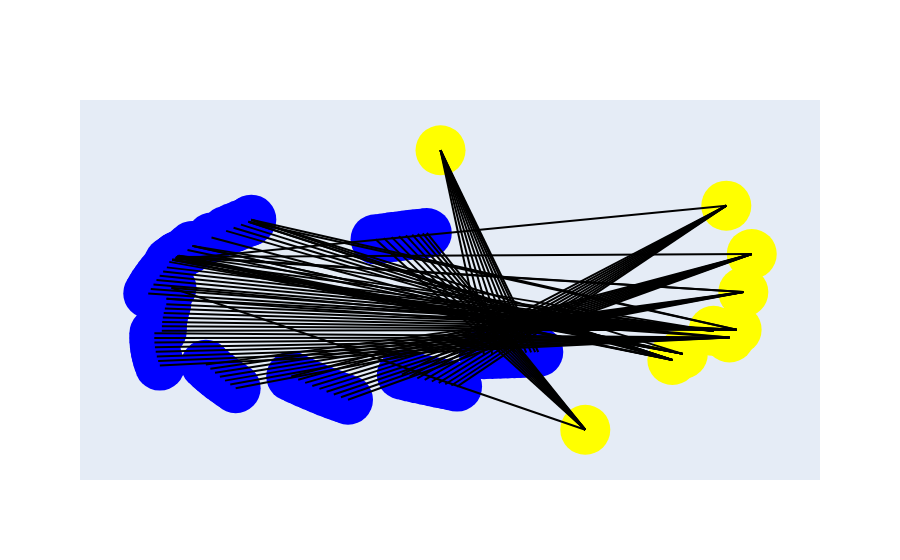

Notebook code cell kept with this figure:
### Code cell
import networkx as nx
import plotly.graph_objects as go
import numpy as np

# Sample Data (Replace with your actual data)
data = {
    'IPO': ipo,
    'Energy Policies and Renewable Energy': ep,
    'Government Regulations and Policies': gr,
    'Healthcare Policies and Regulations': hp,
    'Infrastructure Development and Investments': idi,
    'Market Technology': mt,
    'Environmental, Social, and Governance (ESG) Investing': esg,
    'Climate Change and Market Impacts': cc,
    'Pharma': p,
    'Automobiles': au
    
}

# Create NetworkX graph 
G = nx.DiGraph()

# Add head nodes from data
for head_node in data:
    G.add_node(head_node)

# Add titles and edges
for head_node, titles in data.items():
    for title in titles:
        G.add_node(title)
        G.add_edge(head_node, title, weight=3)

# Layout 
pos = nx.kamada_kawai_layout(G,weight='weight') 

# Convert positions for Plotly
plotly_pos = {node: np.array(pos[node]) for node in G.nodes()}

# Create Plotly figure
fig = go.Figure()

# Add nodes
fig.add_trace(go.Scatter(x=[pos[0] for pos in plotly_pos.values()],
                         y=[pos[1] for pos in plotly_pos.values()],
                         mode='markers',
                         text=list(G.nodes()),
                         textposition='bottom center',
                         marker=dict(size=50,color=['yellow' if node in data else 'blue' 
                                            for node in G.nodes()])
                         ))

# Add edges
for edge in G.edges:
    x0, y0 = plotly_pos[edge[0]]
    x1, y1 = plotly_pos[edge[1]]
    fig.add_trace(go.Scatter(x=[x0, x1], y=[y0, y1],
                             mode='lines',
                             line=dict(color='black', width=2),
                             hoverinfo='none')) 

# Customize layout 
fig.update_layout(showlegend=False,
                  xaxis=dict(visible=False), yaxis=dict(visible=False))

fig.show()

### Figure 1 — Plotly figure (JSON) as saved in the notebook; plotly's stock layout.template omitted (floating-point values rounded to 4 significant figures)
{"data": [{"marker": {"color": ["yellow", "yellow", "yellow", "yellow", "yellow", "yellow", "yellow", "yellow", "yellow", "yellow", "blue", "blue", "blue", "blue", "blue", "blue", "blue", "blue", "blue", "blue", "blue", "blue", "blue", "blue", "blue", "blue", "blue", "blue", "blue", "blue", "blue", "blue", "blue", "blue", "blue", "blue", "blue", "blue", "blue", "blue", "blue", "blue", "blue", "blue", "blue", "blue", "blue", "blue", "blue", "blue", "blue", "blue", "blue", "blue", "blue", "blue", "blue", "blue", "blue", "blue", "blue", "blue", "blue", "blue", "blue", "blue", "blue", "blue", "blue", "blue", "blue", "blue", "blue", "blue", "blue", "blue", "blue", "blue", "blue", "blue", "blue", "blue", "blue", "blue", "blue", "blue", "blue", "blue", "blue", "blue", "blue", "blue", "blue", "blue"], "size": 50}, "mode": "markers", "text": ["IPO", "Energy Policies and Renewable Energy", "Government Regulations and Policies", "Healthcare Policies and Regulations", "Infrastructure Development and Investments", "Market Technology", "Environmental, Social, and Governance (ESG) Investing", "Climate Change and Market Impacts", "Pharma", "Automobiles", "23 Mind-boggling Oligarchs Statistics to Know in 2024", "क्या फिर टाटा ग्रुप मचाएगा IPO मार्केट में धमाल? खबर आते ही शेयर बनने लगे रॉकेट", "Baron Capital ups Swiggy’s valuation; new antitrust law fine print", "ETMarkets SME Talk: Kulbhushan Parashar shares the secret of turning SME companies into multibaggers", "Tata Sons trying to avoid IPO. Is it Ok Tata Bye Bye for multi-billion-dollar rally?", "JM Financial says will fully cooperate with Sebi in probe into public issue of debt securities", "Pratham EPC Projects IPO: 11 मार्च से लगा सकेंगे पैसा, ग्रे मार्केट में अभी से भाग रहा शेयर", "Peak XV, Tiger Global’s Meesho plans; consumer brand deals lure tech VCs", "Tata Sons looking at debt rejig to avoid IPO next year", "Inside Air NZ’s stripped-back alternative to Auckland Airport’s $3.9b terminal plan", "Green Hydrogen Market Analysis to 2033: Solar Energy Poised to Dominate the Global Market as Cost Reductions Drive Economic Viability", "Concentrated Solar Power Market to Reach $12.01 Billion by 2030 Owing to Rise in Demand for Clean Energy Sources | Says Coherent Market Insights", "A Technocratic War on Farmers, Oil Dependency, and Homemade Apple Pie", "BlackRock World Mining Trust Plc - Final Results", "Australian homes are getting bigger and bigger, and it's wiping out gains in energy efficiency", "Kerry: China Says It Might Not Use Coal Plants It’s Building, Have to Spend Trillions a Year to Hit Climate Goals", "Mining Global Market Report 2024", "Australian homes are getting bigger and bigger, and it’s wiping out gains in energy efficiency", "Teleperformance: 2023 Annual Results: Profitable Growth and Strong Cash Flow", "Plant-based Meals Market size to exceed $230.84 bn by 2032, Says Global Market Insights Inc.", "China Market Update: “Two Sessions” Drives Technology & Healthcare Rally, Defending PDD & TikTok, Week In Review", "Goat Cheese Market to Reach $9.2 billion, Globally, by 2032 at 4.5% CAGR: Allied Market Research", "Sales of Global Plug-in Hybrid Electric Vehicles (PHEVs) are projected to grow at a CAGR of 17.9% by 2034.", "India's healthcare care innovation market to double to $60 billion by FY28, says new report", "Altisource Announces Fourth Quarter and Full Year 2023 Financial Results", "Keratin Products Market Expected to Reach $3.4 Billion, Globally, by 2032 at 6.1% CAGR—Allied Market Research", "Turning Machine Learning to Federated Learning in Minutes with NVIDIA FLARE 2.4", "Earnings call: Flywire reports robust Q4 and FY 2023 financials", "Cyber Insurance Market Size to Reach Revenue Worth US$68.2 Bn by 2030-end, Forecasts Fairfield Market Research", "Global Account Reconciliation Software Market Size is Estimated to Reach USD 6930 million by 2030, Growing at a CAGR of 14.8%: Straits Research", "India Construction Equipment Market Share Analysis & Growth Forecasts to 2029: Increasing Government Spending on Construction and Infrastructure Development", "[Latest] Global Photo Printing and Merchandise Market Size/Share Worth USD 28.2 Billion by 2032 at a 3.2% CAGR: Custom Market Insights (Analysis, Outlook, Leaders, Report, Trends, Forecast, Segmentation, Growth, Growth Rate, Value)", "India’s business knowledge gained from IT, ITES clients will be its strength in the AI world", "Mining Explosives and Systems Market to Reach USD 328.1 billion by 2031, Expanding at a CAGR of 3.3%: Report by Transparency Market Research, Inc.", "Leak Detection Market to Reach $8.2 Billion, Globally, by 2032 at 5.6% CAGR: Allied Market Research", "Medical Waste Management Market Worth $12.2 billion | MarketsandMarkets™", "Cold Chain Logistics Market Size to Grow USD 877710 Million by 2030 at a CAGR of 14.8% | Valuates Reports", "Global Carbon Steel Market to Reach $1,284.51 Billion by 2030 Owing To the Rapid Infrastructure Development Activities in Demand for Shipbuilding Industry | Says Coherent Market Insights", "Global tech firms likely to lead India’s local AI compute charge", "PM Modi to inaugurate BGPL, to boost energy sector in Northeast", "AI (Artificial Intelligence) in Mental Health Market Size/Share Envisaged to Reach USD 10,334.09 Million By 2032, at 30.8% CAGR: Polaris Market Research", "GPU access to power up India’s AI play: experts", "Even if the industry achieves half the govt. target for electric vehicle penetration by 2030, overall EV annual sales would touch 12-15 lakh units: BYD India", "After Contactless, The Next Big Thing In Retail Payments Is A2A", "New-age consumer brands pulling in funds, tech no bar; and other top stories this week", "Hayward: China Joe Biden Avoids Any Offense to Beijing in State of the Union", "India to build a 10,000-GPU supercomputer for autarchic AI development", "'Iss chunaav mein bhi safai hone wali hai,' says Prime Minister Modi in dig at Opposition", "Asia-Pacific Small Caliber Ammunition Market Analysis and Forecast Report 2023-2024 and 2033 Featuring Australian Munitions, Hughes Precision Manufacturing, and POONGSAN - ResearchAndMarkets.com", "Pension Funds Market to Reach $109.1 trillion, Globally, by 2032 at 5.5% CAGR: Allied Market Research", "Genpact Limited (NYSE:G) Shares Purchased by Truist Financial Corp", "Bank of Nova Scotia Sells 3,104 Shares of Genpact Limited (NYSE:G)", "Tower Research Capital LLC TRC Buys 7,189 Shares of Genpact Limited (NYSE:G)", "Alliance Trust : Full Results Announcement 2023", "Alliance Trust PLC - Final Results", "Global Corporate Governance Trends for 2024", "Vietnam 2024 rice exports seen falling, India prices strike record high", "Vivendi: Strong Growth in Results in 2023", "Capita Plc - Full Year Results 2023", "Textile Recycling Market projected to reach USD 11.3 Billion by 2030, growing at a CAGR of 6.5% during the forecast period of 2023-2030 - pronounced by MarketDigits in its recent study", "Down on the farm, the beef industry inches toward sustainability", "EFFECTIVE MEASURES TO TACKLE AIR POLLUTION", "Global Confectionery Market Size is Estimated to Reach USD 421.05 billion by 2031, Growing at a CAGR of 3.9%: Straits Research", "Low-carbon governance, fiscal decentralization, and enterprise green development: Evidence from China", "What the SEC climate disclosure rule may mean for investors", "The History of Public Health Colonialism ⋆ Brownstone Institute", "AstraZeneca bets on licencing deals, public-private partnerships for India growth", "Novo Nordisk mejorará su terapia contra la obesidad dentro de seis años", "Stick Packaging Market Size Anticipated to Hit USD 547.63 Mn by 2032", "Global Paracetamol IV Market to reach USD 1,575.45 million by 2030 - By Indication (Pain, Pyrexia/Fever), Application (Non-surgical, Surgical), End-use - Forecast 2024-2030", "Lupin : March 8, 2024 Lupin Appoints Rakesh Bhardwaj as Chief Information Officer", "Top Content Providers With AI Tools Expertise In 2024", "India-EFTA set to sign trade deal on March 10", "Analiză: Prețurile mondiale la alimente au scăzut și în luna februarie, grație degringoladei cotațiilor la cereale", "Govt directs 4 sectors to provide detailed info on warranty, service centres", "Torrent Gas announces reduction in CNG prices by Rs 2.50 per kg across all locations", "Global Urethane Coatings Market Size is Poised to Reach USD 33.74 Billion by 2032 | Asia Pacific is the Epicenter of the Urethane Coatings Boom Says Astute Analytica", "Book review of “Chip War” and the Fragility of microchips", "Research on energy-saving control of agricultural hybrid tractors integrating working condition prediction", "Global Smart Fleet Management Market Size is Estimated to Reach USD 201,353 million by 2030, Growing at a CAGR of 16.3%: Straits Research", "Fifth-Wheel Coupling Market Forecasted to Reach USD 870.1 million by 2031, with a 4.3% CAGR: Transparency Market Research, Inc.", "Chief Minister Eknath Shinde reinforces Maharashtra's trillion-dollar economic trajectory at the 2024", "Australia and Vietnam upgrade relations, to begin talks on critical minerals", "Semiconductor Woes Could Dampen Auto Industry's Road to Recovery"], "textposition": "bottom center", "type": "scatter", "x": [0.5493, 0.7363, 0.7588, 0.8246, 0.8743, 0.859, 0.8888, 0.9069, 0.8522, 0.2384, -0.3395, 0.209, 0.2003, 0.1898, 0.1777, 0.1641, 0.1494, 0.1335, 0.1166, 0.09884, -0.168, -0.1742, -0.3376, -0.3287, -0.1742, -0.1902, -0.2061, -0.222, -0.3273, -0.2534, -0.2947, -0.2914, -0.305, -0.3242, -0.3314, -0.3442, -0.3494, -0.3573, -0.3647, -0.3717, -0.3781, -0.384, -0.3893, -0.35, -0.3506, -0.3536, -0.3561, -0.358, -0.3593, -0.3601, -0.3602, -0.3762, -0.3764, -0.376, -0.3749, -0.3732, -0.3709, -0.368, -0.3644, -0.2656, -0.256, -0.2459, -0.2354, -0.2245, -0.2132, -0.2016, -0.08218, -0.06732, -0.05226, -0.03704, -0.0217, -0.00629, 0.009122, 0.02448, 0.0397, 0.1554, 0.1721, 0.1885, 0.2044, 0.2198, 0.2345, 0.2486, 0.2618, 0.274, 0.3317, 0.3496, 0.3665, 0.3824, 0.3971, 0.4105, 0.4226, 0.433, 0.4417, 0.4484], "y": [-0.6868, -0.2658, -0.229, -0.09003, -0.08266, -0.1298, 0.1439, 0.3739, 0.6654, 1, 0.1698, 0.5007, 0.4981, 0.4948, 0.491, 0.4865, 0.4815, 0.4758, 0.4695, 0.4626, 0.581, 0.5686, 0.3388, 0.3559, 0.5688, 0.551, 0.5325, 0.5133, 0.3603, 0.4729, 0.4228, 0.4209, 0.3983, 0.3641, 0.3511, 0.3262, 0.2932, 0.268, 0.2423, 0.2163, 0.1899, 0.1631, 0.1361, 0.1036, 0.07106, 0.0445, 0.01781, -0.008998, -0.03591, -0.0629, -0.08997, -0.1047, -0.1325, -0.1604, -0.1884, -0.2163, -0.2442, -0.272, -0.2998, -0.2938, -0.3185, -0.3429, -0.3668, -0.3903, -0.4134, -0.436, -0.3653, -0.3848, -0.4039, -0.4224, -0.4403, -0.4576, -0.4743, -0.4904, -0.5058, -0.3544, -0.3656, -0.3762, -0.3862, -0.3956, -0.4042, -0.4123, -0.4196, -0.4262, -0.231, -0.2296, -0.228, -0.2264, -0.2246, -0.2229, -0.2212, -0.2197, -0.2184, -0.2173]}, {"hoverinfo": "none", "line": {"color": "black", "width": 2}, "mode": "lines", "type": "scatter", "x": [0.5493, -0.3395], "y": [-0.6868, 0.1698]}, {"hoverinfo": "none", "line": {"color": "black", "width": 2}, "mode": "lines", "type": "scatter", "x": [0.5493, 0.209], "y": [-0.6868, 0.5007]}, {"hoverinfo": "none", "line": {"color": "black", "width": 2}, "mode": "lines", "type": "scatter", "x": [0.5493, 0.2003], "y": [-0.6868, 0.4981]}, {"hoverinfo": "none", "line": {"color": "black", "width": 2}, "mode": "lines", "type": "scatter", "x": [0.5493, 0.1898], "y": [-0.6868, 0.4948]}, {"hoverinfo": "none", "line": {"color": "black", "width": 2}, "mode": "lines", "type": "scatter", "x": [0.5493, 0.1777], "y": [-0.6868, 0.491]}, {"hoverinfo": "none", "line": {"color": "black", "width": 2}, "mode": "lines", "type": "scatter", "x": [0.5493, 0.1641], "y": [-0.6868, 0.4865]}, {"hoverinfo": "none", "line": {"color": "black", "width": 2}, "mode": "lines", "type": "scatter", "x": [0.5493, 0.1494], "y": [-0.6868, 0.4815]}, {"hoverinfo": "none", "line": {"color": "black", "width": 2}, "mode": "lines", "type": "scatter", "x": [0.5493, 0.1335], "y": [-0.6868, 0.4758]}, {"hoverinfo": "none", "line": {"color": "black", "width": 2}, "mode": "lines", "type": "scatter", "x": [0.5493, 0.1166], "y": [-0.6868, 0.4695]}, {"hoverinfo": "none", "line": {"color": "black", "width": 2}, "mode": "lines", "type": "scatter", "x": [0.5493, 0.09884], "y": [-0.6868, 0.4626]}, {"hoverinfo": "none", "line": {"color": "black", "width": 2}, "mode": "lines", "type": "scatter", "x": [0.7363, -0.168], "y": [-0.2658, 0.581]}, {"hoverinfo": "none", "line": {"color": "black", "width": 2}, "mode": "lines", "type": "scatter", "x": [0.7363, -0.1742], "y": [-0.2658, 0.5686]}, {"hoverinfo": "none", "line": {"color": "black", "width": 2}, "mode": "lines", "type": "scatter", "x": [0.7363, -0.3376], "y": [-0.2658, 0.3388]}, {"hoverinfo": "none", "line": {"color": "black", "width": 2}, "mode": "lines", "type": "scatter", "x": [0.7363, -0.3287], "y": [-0.2658, 0.3559]}, {"hoverinfo": "none", "line": {"color": "black", "width": 2}, "mode": "lines", "type": "scatter", "x": [0.7363, -0.1742], "y": [-0.2658, 0.5688]}, {"hoverinfo": "none", "line": {"color": "black", "width": 2}, "mode": "lines", "type": "scatter", "x": [0.7363, -0.1902], "y": [-0.2658, 0.551]}, {"hoverinfo": "none", "line": {"color": "black", "width": 2}, "mode": "lines", "type": "scatter", "x": [0.7363, -0.2061], "y": [-0.2658, 0.5325]}, {"hoverinfo": "none", "line": {"color": "black", "width": 2}, "mode": "lines", "type": "scatter", "x": [0.7363, -0.222], "y": [-0.2658, 0.5133]}, {"hoverinfo": "none", "line": {"color": "black", "width": 2}, "mode": "lines", "type": "scatter", "x": [0.7363, -0.3273], "y": [-0.2658, 0.3603]}, {"hoverinfo": "none", "line": {"color": "black", "width": 2}, "mode": "lines", "type": "scatter", "x": [0.7363, -0.2534], "y": [-0.2658, 0.4729]}, {"hoverinfo": "none", "line": {"color": "black", "width": 2}, "mode": "lines", "type": "scatter", "x": [0.7588, -0.2947], "y": [-0.229, 0.4228]}, {"hoverinfo": "none", "line": {"color": "black", "width": 2}, "mode": "lines", "type": "scatter", "x": [0.7588, -0.168], "y": [-0.229, 0.581]}, {"hoverinfo": "none", "line": {"color": "black", "width": 2}, "mode": "lines", "type": "scatter", "x": [0.7588, -0.3376], "y": [-0.229, 0.3388]}, {"hoverinfo": "none", "line": {"color": "black", "width": 2}, "mode": "lines", "type": "scatter", "x": [0.7588, -0.2914], "y": [-0.229, 0.4209]}, {"hoverinfo": "none", "line": {"color": "black", "width": 2}, "mode": "lines", "type": "scatter", "x": [0.7588, -0.3287], "y": [-0.229, 0.3559]}, {"hoverinfo": "none", "line": {"color": "black", "width": 2}, "mode": "lines", "type": "scatter", "x": [0.7588, -0.305], "y": [-0.229, 0.3983]}, {"hoverinfo": "none", "line": {"color": "black", "width": 2}, "mode": "lines", "type": "scatter", "x": [0.7588, -0.3242], "y": [-0.229, 0.3641]}, {"hoverinfo": "none", "line": {"color": "black", "width": 2}, "mode": "lines", "type": "scatter", "x": [0.7588, -0.3314], "y": [-0.229, 0.3511]}, {"hoverinfo": "none", "line": {"color": "black", "width": 2}, "mode": "lines", "type": "scatter", "x": [0.7588, -0.3442], "y": [-0.229, 0.3262]}, {"hoverinfo": "none", "line": {"color": "black", "width": 2}, "mode": "lines", "type": "scatter", "x": [0.8246, -0.2947], "y": [-0.09003, 0.4228]}, {"hoverinfo": "none", "line": {"color": "black", "width": 2}, "mode": "lines", "type": "scatter", "x": [0.8246, -0.3376], "y": [-0.09003, 0.3388]}, {"hoverinfo": "none", "line": {"color": "black", "width": 2}, "mode": "lines", "type": "scatter", "x": [0.8246, -0.3242], "y": [-0.09003, 0.3641]}, {"hoverinfo": "none", "line": {"color": "black", "width": 2}, "mode": "lines", "type": "scatter", "x": [0.8246, -0.3494], "y": [-0.09003, 0.2932]}, {"hoverinfo": "none", "line": {"color": "black", "width": 2}, "mode": "lines", "type": "scatter", "x": [0.8246, -0.3573], "y": [-0.09003, 0.268]}, {"hoverinfo": "none", "line": {"color": "black", "width": 2}, "mode": "lines", "type": "scatter", "x": [0.8246, -0.3647], "y": [-0.09003, 0.2423]}, {"hoverinfo": "none", "line": {"color": "black", "width": 2}, "mode": "lines", "type": "scatter", "x": [0.8246, -0.3717], "y": [-0.09003, 0.2163]}, {"hoverinfo": "none", "line": {"color": "black", "width": 2}, "mode": "lines", "type": "scatter", "x": [0.8246, -0.3781], "y": [-0.09003, 0.1899]}, {"hoverinfo": "none", "line": {"color": "black", "width": 2}, "mode": "lines", "type": "scatter", "x": [0.8246, -0.384], "y": [-0.09003, 0.1631]}, {"hoverinfo": "none", "line": {"color": "black", "width": 2}, "mode": "lines", "type": "scatter", "x": [0.8246, -0.3893], "y": [-0.09003, 0.1361]}, {"hoverinfo": "none", "line": {"color": "black", "width": 2}, "mode": "lines", "type": "scatter", "x": [0.8743, -0.35], "y": [-0.08266, 0.1036]}, {"hoverinfo": "none", "line": {"color": "black", "width": 2}, "mode": "lines", "type": "scatter", "x": [0.8743, -0.3506], "y": [-0.08266, 0.07106]}, {"hoverinfo": "none", "line": {"color": "black", "width": 2}, "mode": "lines", "type": "scatter", "x": [0.8743, -0.3536], "y": [-0.08266, 0.0445]}, {"hoverinfo": "none", "line": {"color": "black", "width": 2}, "mode": "lines", "type": "scatter", "x": [0.8743, -0.3561], "y": [-0.08266, 0.01781]}, {"hoverinfo": "none", "line": {"color": "black", "width": 2}, "mode": "lines", "type": "scatter", "x": [0.8743, -0.358], "y": [-0.08266, -0.008998]}, {"hoverinfo": "none", "line": {"color": "black", "width": 2}, "mode": "lines", "type": "scatter", "x": [0.8743, -0.3593], "y": [-0.08266, -0.03591]}, {"hoverinfo": "none", "line": {"color": "black", "width": 2}, "mode": "lines", "type": "scatter", "x": [0.8743, -0.168], "y": [-0.08266, 0.581]}, {"hoverinfo": "none", "line": {"color": "black", "width": 2}, "mode": "lines", "type": "scatter", "x": [0.8743, -0.1742], "y": [-0.08266, 0.5686]}, {"hoverinfo": "none", "line": {"color": "black", "width": 2}, "mode": "lines", "type": "scatter", "x": [0.8743, -0.3601], "y": [-0.08266, -0.0629]}, {"hoverinfo": "none", "line": {"color": "black", "width": 2}, "mode": "lines", "type": "scatter", "x": [0.8743, -0.3602], "y": [-0.08266, -0.08997]}, {"hoverinfo": "none", "line": {"color": "black", "width": 2}, "mode": "lines", "type": "scatter", "x": [0.859, -0.3762], "y": [-0.1298, -0.1047]}, {"hoverinfo": "none", "line": {"color": "black", "width": 2}, "mode": "lines", "type": "scatter", "x": [0.859, -0.3764], "y": [-0.1298, -0.1325]}, {"hoverinfo": "none", "line": {"color": "black", "width": 2}, "mode": "lines", "type": "scatter", "x": [0.859, -0.376], "y": [-0.1298, -0.1604]}, {"hoverinfo": "none", "line": {"color": "black", "width": 2}, "mode": "lines", "type": "scatter", "x": [0.859, -0.35], "y": [-0.1298, 0.1036]}, {"hoverinfo": "none", "line": {"color": "black", "width": 2}, "mode": "lines", "type": "scatter", "x": [0.859, -0.3749], "y": [-0.1298, -0.1884]}, {"hoverinfo": "none", "line": {"color": "black", "width": 2}, "mode": "lines", "type": "scatter", "x": [0.859, -0.3395], "y": [-0.1298, 0.1698]}, {"hoverinfo": "none", "line": {"color": "black", "width": 2}, "mode": "lines", "type": "scatter", "x": [0.859, -0.3732], "y": [-0.1298, -0.2163]}, {"hoverinfo": "none", "line": {"color": "black", "width": 2}, "mode": "lines", "type": "scatter", "x": [0.859, -0.3709], "y": [-0.1298, -0.2442]}, {"hoverinfo": "none", "line": {"color": "black", "width": 2}, "mode": "lines", "type": "scatter", "x": [0.859, -0.368], "y": [-0.1298, -0.272]}, {"hoverinfo": "none", "line": {"color": "black", "width": 2}, "mode": "lines", "type": "scatter", "x": [0.859, -0.3644], "y": [-0.1298, -0.2998]}, {"hoverinfo": "none", "line": {"color": "black", "width": 2}, "mode": "lines", "type": "scatter", "x": [0.8888, -0.3287], "y": [0.1439, 0.3559]}, {"hoverinfo": "none", "line": {"color": "black", "width": 2}, "mode": "lines", "type": "scatter", "x": [0.8888, -0.2656], "y": [0.1439, -0.2938]}, {"hoverinfo": "none", "line": {"color": "black", "width": 2}, "mode": "lines", "type": "scatter", "x": [0.8888, -0.256], "y": [0.1439, -0.3185]}, {"hoverinfo": "none", "line": {"color": "black", "width": 2}, "mode": "lines", "type": "scatter", "x": [0.8888, -0.2459], "y": [0.1439, -0.3429]}, {"hoverinfo": "none", "line": {"color": "black", "width": 2}, "mode": "lines", "type": "scatter", "x": [0.8888, -0.2354], "y": [0.1439, -0.3668]}, {"hoverinfo": "none", "line": {"color": "black", "width": 2}, "mode": "lines", "type": "scatter", "x": [0.8888, -0.2245], "y": [0.1439, -0.3903]}, {"hoverinfo": "none", "line": {"color": "black", "width": 2}, "mode": "lines", "type": "scatter", "x": [0.8888, -0.2132], "y": [0.1439, -0.4134]}, {"hoverinfo": "none", "line": {"color": "black", "width": 2}, "mode": "lines", "type": "scatter", "x": [0.8888, -0.3273], "y": [0.1439, 0.3603]}, {"hoverinfo": "none", "line": {"color": "black", "width": 2}, "mode": "lines", "type": "scatter", "x": [0.8888, -0.2016], "y": [0.1439, -0.436]}, {"hoverinfo": "none", "line": {"color": "black", "width": 2}, "mode": "lines", "type": "scatter", "x": [0.9069, -0.08218], "y": [0.3739, -0.3653]}, {"hoverinfo": "none", "line": {"color": "black", "width": 2}, "mode": "lines", "type": "scatter", "x": [0.9069, -0.06732], "y": [0.3739, -0.3848]}, {"hoverinfo": "none", "line": {"color": "black", "width": 2}, "mode": "lines", "type": "scatter", "x": [0.9069, -0.3287], "y": [0.3739, 0.3559]}, {"hoverinfo": "none", "line": {"color": "black", "width": 2}, "mode": "lines", "type": "scatter", "x": [0.9069, -0.05226], "y": [0.3739, -0.4039]}, {"hoverinfo": "none", "line": {"color": "black", "width": 2}, "mode": "lines", "type": "scatter", "x": [0.9069, -0.03704], "y": [0.3739, -0.4224]}, {"hoverinfo": "none", "line": {"color": "black", "width": 2}, "mode": "lines", "type": "scatter", "x": [0.9069, -0.0217], "y": [0.3739, -0.4403]}, {"hoverinfo": "none", "line": {"color": "black", "width": 2}, "mode": "lines", "type": "scatter", "x": [0.9069, -0.00629], "y": [0.3739, -0.4576]}, {"hoverinfo": "none", "line": {"color": "black", "width": 2}, "mode": "lines", "type": "scatter", "x": [0.9069, 0.009122], "y": [0.3739, -0.4743]}, {"hoverinfo": "none", "line": {"color": "black", "width": 2}, "mode": "lines", "type": "scatter", "x": [0.9069, 0.02448], "y": [0.3739, -0.4904]}, {"hoverinfo": "none", "line": {"color": "black", "width": 2}, "mode": "lines", "type": "scatter", "x": [0.9069, 0.0397], "y": [0.3739, -0.5058]}, {"hoverinfo": "none", "line": {"color": "black", "width": 2}, "mode": "lines", "type": "scatter", "x": [0.8522, 0.1554], "y": [0.6654, -0.3544]}, {"hoverinfo": "none", "line": {"color": "black", "width": 2}, "mode": "lines", "type": "scatter", "x": [0.8522, 0.1721], "y": [0.6654, -0.3656]}, {"hoverinfo": "none", "line": {"color": "black", "width": 2}, "mode": "lines", "type": "scatter", "x": [0.8522, 0.1885], "y": [0.6654, -0.3762]}, {"hoverinfo": "none", "line": {"color": "black", "width": 2}, "mode": "lines", "type": "scatter", "x": [0.8522, 0.2044], "y": [0.6654, -0.3862]}, {"hoverinfo": "none", "line": {"color": "black", "width": 2}, "mode": "lines", "type": "scatter", "x": [0.8522, 0.2198], "y": [0.6654, -0.3956]}, {"hoverinfo": "none", "line": {"color": "black", "width": 2}, "mode": "lines", "type": "scatter", "x": [0.8522, 0.2345], "y": [0.6654, -0.4042]}, {"hoverinfo": "none", "line": {"color": "black", "width": 2}, "mode": "lines", "type": "scatter", "x": [0.8522, 0.2486], "y": [0.6654, -0.4123]}, {"hoverinfo": "none", "line": {"color": "black", "width": 2}, "mode": "lines", "type": "scatter", "x": [0.8522, -0.3376], "y": [0.6654, 0.3388]}, {"hoverinfo": "none", "line": {"color": "black", "width": 2}, "mode": "lines", "type": "scatter", "x": [0.8522, 0.2618], "y": [0.6654, -0.4196]}, {"hoverinfo": "none", "line": {"color": "black", "width": 2}, "mode": "lines", "type": "scatter", "x": [0.8522, 0.274], "y": [0.6654, -0.4262]}, {"hoverinfo": "none", "line": {"color": "black", "width": 2}, "mode": "lines", "type": "scatter", "x": [0.2384, 0.3317], "y": [1, -0.231]}, {"hoverinfo": "none", "line": {"color": "black", "width": 2}, "mode": "lines", "type": "scatter", "x": [0.2384, 0.3496], "y": [1, -0.2296]}, {"hoverinfo": "none", "line": {"color": "black", "width": 2}, "mode": "lines", "type": "scatter", "x": [0.2384, 0.3665], "y": [1, -0.228]}, {"hoverinfo": "none", "line": {"color": "black", "width": 2}, "mode": "lines", "type": "scatter", "x": [0.2384, 0.3824], "y": [1, -0.2264]}, {"hoverinfo": "none", "line": {"color": "black", "width": 2}, "mode": "lines", "type": "scatter", "x": [0.2384, 0.3971], "y": [1, -0.2246]}, {"hoverinfo": "none", "line": {"color": "black", "width": 2}, "mode": "lines", "type": "scatter", "x": [0.2384, 0.4105], "y": [1, -0.2229]}, {"hoverinfo": "none", "line": {"color": "black", "width": 2}, "mode": "lines", "type": "scatter", "x": [0.2384, 0.4226], "y": [1, -0.2212]}, {"hoverinfo": "none", "line": {"color": "black", "width": 2}, "mode": "lines", "type": "scatter", "x": [0.2384, 0.433], "y": [1, -0.2197]}, {"hoverinfo": "none", "line": {"color": "black", "width": 2}, "mode": "lines", "type": "scatter", "x": [0.2384, 0.4417], "y": [1, -0.2184]}, {"hoverinfo": "none", "line": {"color": "black", "width": 2}, "mode": "lines", "type": "scatter", "x": [0.2384, 0.4484], "y": [1, -0.2173]}], "layout": {"showlegend": false, "xaxis": {"visible": false}, "yaxis": {"visible": false}}}
